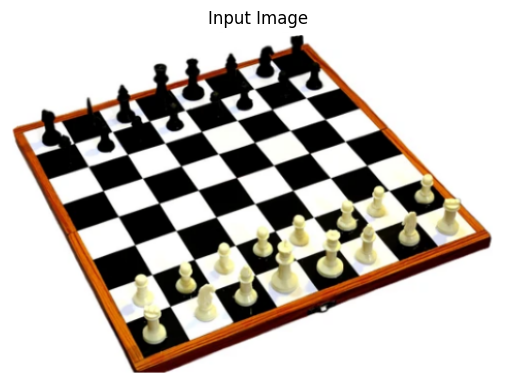
#> input picture chess.png, 515 x 384 px
$ jupyter execute 'EX_NO 7.ipynb'
#> lines starting #> are read from the running program, lines starting #| are printed output that depends on the picture; after the words box and inside, x2 and y2 are one past the last pixel; in counts of white or black regions, pixels touching at a corner belong together
[cell 1]
import cv2
import numpy as np
import matplotlib.pyplot as plt

[cell 2]
image = cv2.imread('chess.png')
#> image is the input picture: shape (384, 515, 3); mean B, G, R 182, 188.4, 194.8
gray_image = cv2.cvtColor(image, cv2.COLOR_BGR2GRAY)
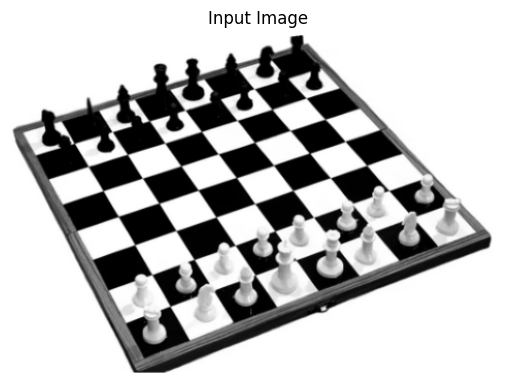
#> gray_image: shape (384, 515); min 0, max 255, mean 189.6

[cell 3]
edges = cv2.Canny(gray_image, 50, 150, apertureSize=3)
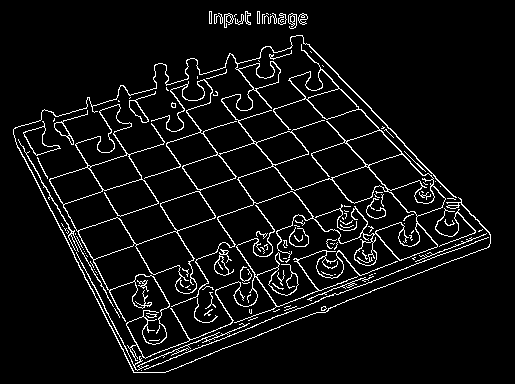
#> edges: shape (384, 515); 6.1% white in thin lines or dots, all inside (x1, y1, x2, y2) = (13, 11, 491, 373)

[cell 4]
lines = cv2.HoughLinesP(edges, rho=1, theta=np.pi/180, threshold=100, minLineLength=50, maxLineGap=10)
#> lines = 39 rows, first 6: [24, 157, 134, 372], [195, 359, 489, 246], [144, 178, 239, 331], [301, 92, 393, 194], [279, 15, 435, 176], [135, 181, 368, 106]

[cell 5]
output_image = image.copy()

if lines is not None:
    for line in lines:
        x1, y1, x2, y2 = line[0]
        cv2.line(output_image, (x1, y1), (x2, y2), (0, 255, 0), 2)
#> this loop made 39 passes
#> (x1, y1, x2, y2) on passes 1 to 12: (24, 157, 134, 372), (195, 359, 489, 246), (144, 178, 239, 331), (301, 92, 393, 194), (279, 15, 435, 176), (135, 181, 368, 106), (228, 57, 405, 268), (76, 143, 191, 343), (290, 37, 410, 161), (199, 71, 365, 284), (153, 365, 263, 322), (49, 179, 152, 372)
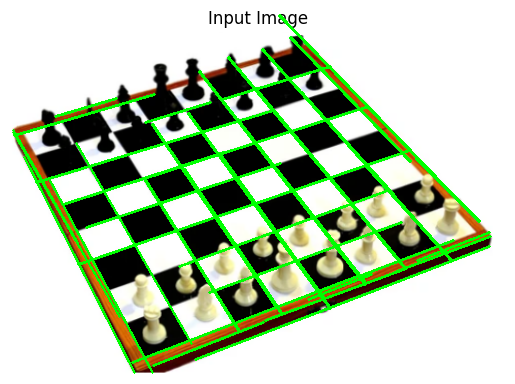
#> output_image: shape (384, 515, 3); 8.8% of pixels changed, all inside (x1, y1, x2, y2) = (12, 14, 492, 374)

[cell 6]
plt.imshow(cv2.cvtColor(image, cv2.COLOR_BGR2RGB))
plt.title('Input Image')
plt.axis('off')
plt.show()

[cell 7]
plt.imshow(gray_image, cmap='gray')
plt.title('Grayscale Image')
plt.axis('off')
plt.show()

[cell 8]
plt.imshow(edges, cmap='gray')
plt.title('Canny Edge Detector Output')
plt.axis('off')
plt.show()

[cell 9]
plt.imshow(cv2.cvtColor(output_image, cv2.COLOR_BGR2RGB))
plt.title('Hough Transform - Line Detection')
plt.axis('off')
plt.show()
